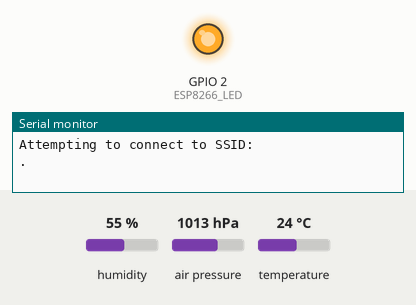
The program below on a simulated ESP8266 (NodeMCU). Parts: output pins drawn as LEDs (lit = HIGH), the last lines printed to the serial monitor. The inputs (shaded band) are chosen by the test bench; at power-on: humidity 55 %, air pressure 1013 hPa, temperature 24 °C. WiFi joins after 1.5 s; servers stay silent unless stated; not simulated (calls return 0 or success): secrets.h. At 5.5 s the program puts the board to deep sleep or switches it off; the recording ends there.

Above: at 0.2 s.
At 5.29 s:
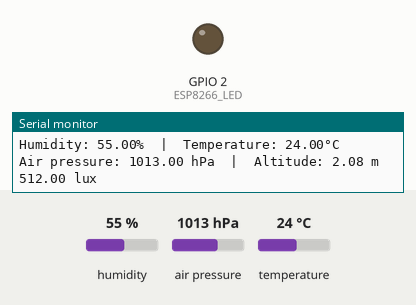
Timing chart, 0 to 5.5 s (numbered marks = the images above):
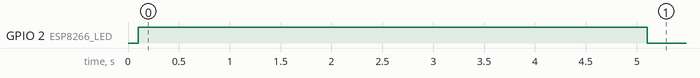

Measured:
- by itself, GPIO 2 (ESP8266_LED): LOW → HIGH at 0.10 s, → LOW 5.0 s later

The program:

main.cpp
```cpp
#include <Arduino.h>

/*
 ESP8266 BME280 --> ThingSpeak Channel

 This sketch sends the BME280 temperature/humidity of an ESP8266 to a ThingSpeak
 channel using the ThingSpeak API (https://www.mathworks.com/help/thingspeak).

 Requirements:

   * ESP8266 Wi-Fi Device
   * Arduino 1.8.8+ IDE
   * BME280 sensor board
   * Additional Boards URL: http://arduino.esp8266.com/stable/package_esp8266com_index.json
   * Library: esp8266 by ESP8266 Community
   * Library: ThingSpeak by MathWorks

 ThingSpeak Setup:

   * Sign Up for New User Account - https://thingspeak.com/users/sign_up
   * Create a new Channel by selecting Channels, My Channels, and then New Channel
   * Enable one field
   * Enter SECRET_CH_ID in "secrets.h"
   * Enter SECRET_WRITE_APIKEY in "secrets.h"

 Setup Wi-Fi:
  * Enter SECRET_SSID in "secrets.h"
  * Enter SECRET_PASS in "secrets.h"

 Tutorial: http://nothans.com/measure-wi-fi-signal-levels-with-the-esp8266-and-thingspeak

 Created: Feb 1, 2017 by Hans Scharler (http://nothans.com)
*/

#include <Adafruit_BME280.h>
#include <ESP8266WiFi.h>

#include "ThingSpeak.h"
#include "secrets.h"

#define SERIAL_BAUDRATE 9600
#define ONBOARD_LED 16
#define ESP8266_LED 2

#define SEALEVELPRESSURE_HPA (1013.25)

#define PHOTORESISTOR_PIN A0
// Report to ThingSpeak or not
#define REPORT_ON
// Use onbard LEDs to display current state or not
// #define LED_STATE_ON

#ifdef REPORT_ON
// Period in microseconds for channel update. Should be around 10-15 minutes
#define PERIOD 15 * 60 * 1000 * 1000
#else
// Period in microseconds for troubleshooting. Should be around 15 seconds
#define PERIOD 15 * 1000 * 1000
#endif

// ThingSpeak channel and API key
unsigned long myChannelNumber = SECRET_CH_ID;
const char * myWriteAPIKey = SECRET_WRITE_APIKEY;

char ssid[] = SECRET_SSID;   // your network SSID (name)
char pass[] = SECRET_PASS;   // your network password
int keyIndex = 0;            // your network key index number (needed only for WEP)
WiFiClient  client;

Adafruit_BME280 bme; // I2C

bool ledState = 0x0;

/**
 * Writes field to the specified ThingSpeak channel
*/
void writeFieldToThingSpeakChannel(unsigned int fieldId, float value) {
  int httpCode = ThingSpeak.writeField(myChannelNumber, fieldId, value, myWriteAPIKey);
  if (httpCode == 200) {
    Serial.println("Field #" + String(fieldId) + " write successful.");
  } else {
    Serial.println("Problem writing to field #" + String(fieldId) + " - HTTP error code " + String(httpCode));
  }
}

void setup() {
  // Can't use with deep sleep
  // pinMode(ONBOARD_LED, OUTPUT);
  pinMode(ESP8266_LED, OUTPUT);

  Serial.begin(SERIAL_BAUDRATE);
  delay(100);

#ifdef REPORT_ON
  WiFi.mode(WIFI_STA);
  ThingSpeak.begin(client);
#else
  WiFi.mode(WIFI_OFF);
#endif

  bool bme_status;
	bme_status = bme.begin(0x76);		//Begin the sensor
  if (!bme_status) {
    Serial.println("Could not find a valid BME280 sensor, check wiring!");
    while (1);
  }
}

void loop() {

  #ifdef REPORT_ON
    // Connect or reconnect to WiFi
    if (WiFi.status() != WL_CONNECTED) {
      Serial.print("Attempting to connect to SSID: ");
      Serial.println(SECRET_SSID);
      // Turn on all LEDs
      // Can't use with deep sleep
      // digitalWrite(ONBOARD_LED, HIGH);
      digitalWrite(ESP8266_LED, HIGH);

      while (WiFi.status() != WL_CONNECTED) {
        WiFi.begin(ssid, pass); // Connect to WPA/WPA2 network. Change this line if using open or WEP network
        Serial.print(".");
        // Switch one LED
        ledState = !ledState;
        digitalWrite(ESP8266_LED, ledState);
        delay(5000);
      }
      Serial.println("\nConnected.");
    }
  #endif

  // Turn off all LEDs
  // Can't use with deep sleep
  // digitalWrite(ONBOARD_LED, LOW);
  digitalWrite(ESP8266_LED, LOW);

  // Measure Signal Strength (RSSI) of Wi-Fi connection
  #ifdef REPORT_ON
    long rssi = WiFi.RSSI();
    Serial.println("RSSI: " + String(rssi) + " dB");
  #endif
  // Getting Vcc from board
  float Vcc = (float)ESP.getVcc() / 65535 * 100;
  Serial.println("Vcc: " + String(Vcc) + "%");

  // BE280 read humidity
  float humi  = bme.readHumidity();
  // BE280 read temperature in Celsius
  float tempC = bme.readTemperature();
  // BMP280 reads
  float airPressure = bme.readPressure() / 100.0F;
  float altitude = bme.readAltitude(SEALEVELPRESSURE_HPA);

  // read photoresistor value
  float lux = analogRead(PHOTORESISTOR_PIN);

  // check whether the reading is successful or not
  if ( isnan(tempC) ||  isnan(humi)) {
    Serial.println("Failed to read from BME sensor!");
  } else {
    Serial.print("Humidity: " + String(humi) + "%");
    Serial.print("  |  ");
    Serial.println("Temperature: " + String(tempC) + "°C");
  }

  // check whether the reading is successful or not
  if ( isnan(airPressure) ||  isnan(altitude)) {
    Serial.println("Failed to read from BME280 sensor!");
  } else {
    Serial.print("Air pressure: " + String(airPressure) + " hPa");
    Serial.print("  |  ");
    Serial.println("Altitude: " + String(altitude) + " m");
  }

  if ( isnan(lux) ) {
    Serial.println("Failed to read from photoresistor!");
  } else {
    Serial.println(String(lux) + " lux");
  }

  #ifdef REPORT_ON
    ThingSpeak.setField(1, tempC);
    ThingSpeak.setField(2, humi);
    ThingSpeak.setField(3, lux);
    ThingSpeak.setField(4, Vcc);
    ThingSpeak.setField(5, rssi);
    ThingSpeak.setField(6, airPressure);
    ThingSpeak.setField(7, altitude);

    int httpCode = ThingSpeak.writeFields(myChannelNumber, myWriteAPIKey);
    if (httpCode == 200) {
      Serial.println("Channel write successful.");
    } else {
      Serial.println("Problem writing to channel - HTTP error code " + String(httpCode));
    }
  #endif

  #ifdef LED_STATE_ON
    // Switch two onboard LEDs
    ledState = !ledState;
    digitalWrite(ONBOARD_LED, ledState);
    digitalWrite(ESP8266_LED, !ledState);
  #endif

  // Wait to update the channel again
  Serial.println("Now on deep sleep for " + String(PERIOD / (1000 * 1000)) + " sec");
  // Normal sleep in milliseconds
  // delay(5 * 1000);
  // Deep sleep in microseconds
  ESP.deepSleep(PERIOD);
}
```
